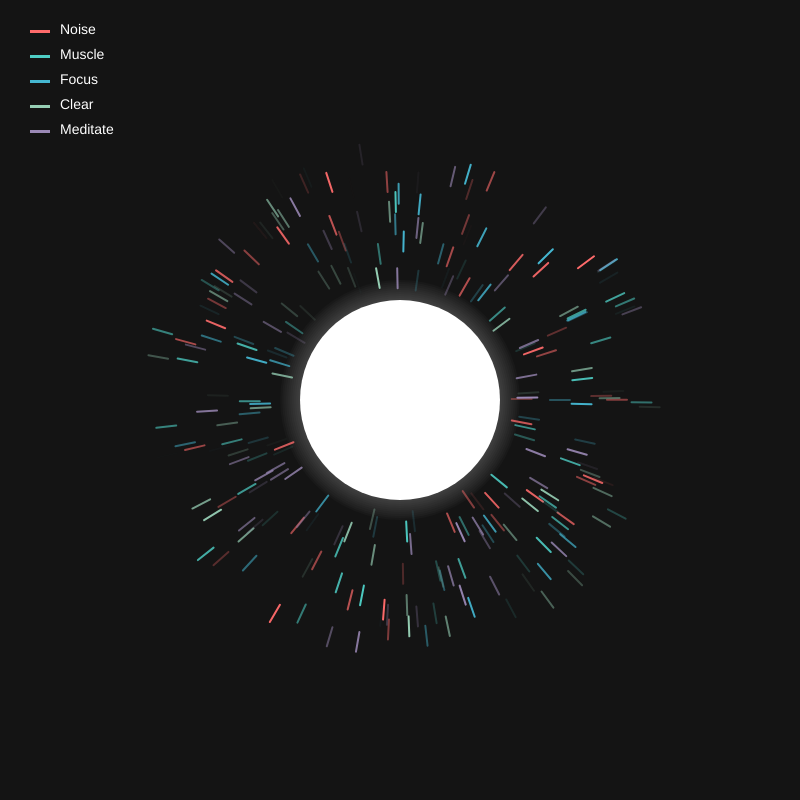
Frame 1 (no input)
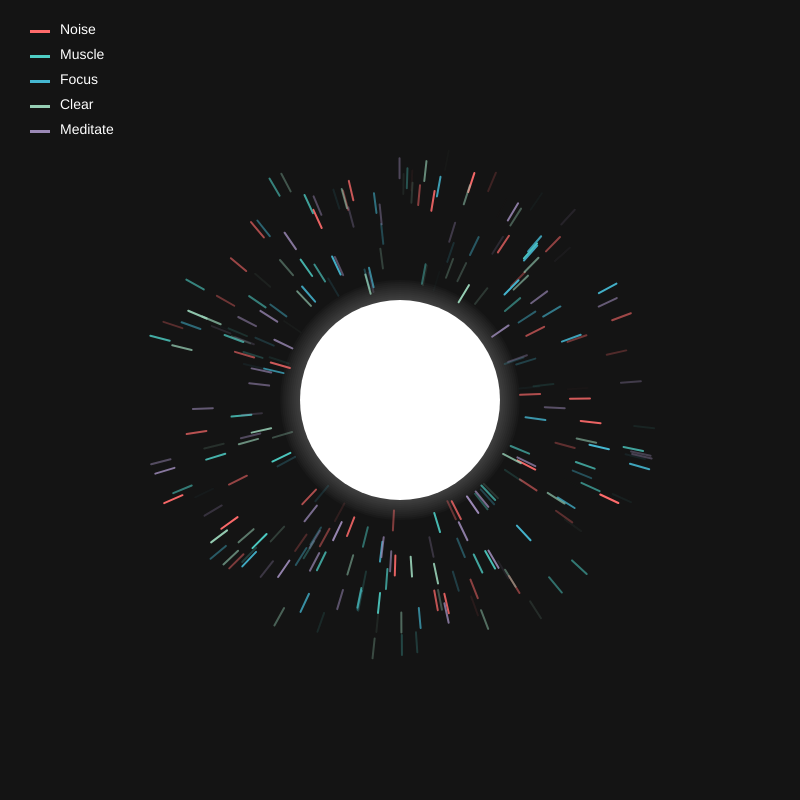
Frame 60 (no input)
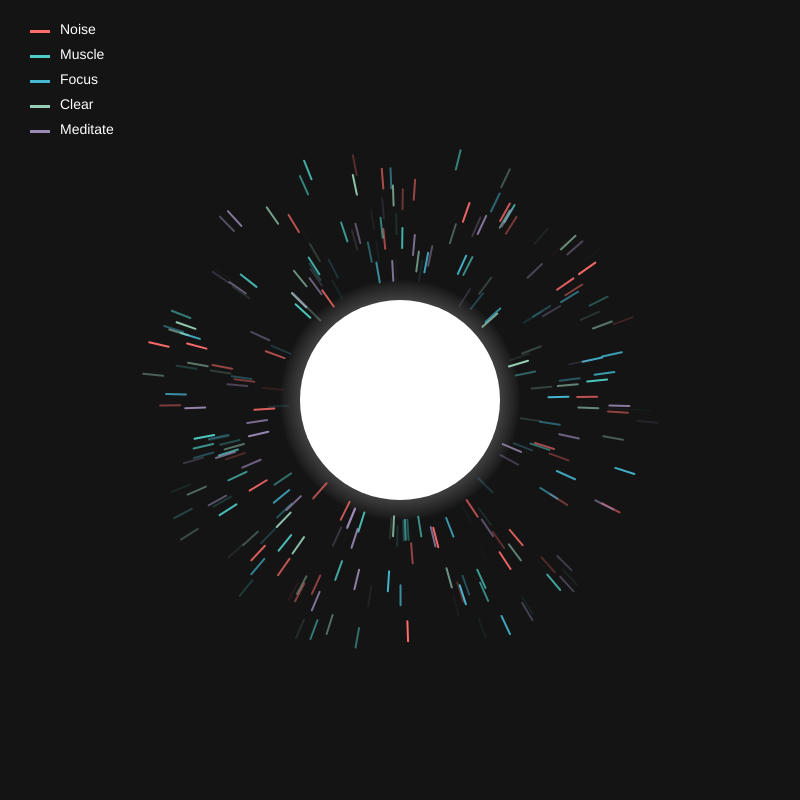
Frame 120 (the mouse pressed at the canvas centre since frame 60)

The p5.js sketch that drew these frames (run headless with seeded random() and noise() and a simulated clock; from frame 60 on, the mouse is pressed at the canvas centre):

// p5.js sketch
// ── sketch.js
let states = ['Noise', 'Muscle', 'Focus', 'Clear', 'Meditate'];
let stateColors = {
  'Noise': '#FF6B6B',    // Coral red
  'Muscle': '#4ECDC4',   // Turquoise
  'Focus': '#45B7D1',    // Sky blue
  'Clear': '#96CEB4',    // Sage green
  'Meditate': '#9B89B6'  // Lavender
};

let orbRadius = 100;
let lineLength = 150;
let numParticles = 50;
let particles = [];

function setup() {
  createCanvas(800, 800);
  
  // Initialize particles for each state
  states.forEach((state, index) => {
    for (let i = 0; i < numParticles; i++) {
      particles.push({
        state: state,
        angle: random(TWO_PI),
        speed: random(0.01, 0.02),
        radius: random(orbRadius + 20, orbRadius + lineLength),
        alpha: random(100, 255)
      });
    }
  });
}

function draw() {
  background(20);
  
  // Draw central orb
  push();
  translate(width/2, height/2);
  
  // Draw glowing effect for orb
  for (let i = 10; i > 0; i--) {
    fill(255, 255, 255, 5);
    noStroke();
    circle(0, 0, orbRadius * 2 + i * 4);
  }
  
  // Draw solid orb
  fill(255);
  noStroke();
  circle(0, 0, orbRadius * 2);
  
  // Draw particles
  particles.forEach(particle => {
    let x = cos(particle.angle) * particle.radius;
    let y = sin(particle.angle) * particle.radius;
    
    // Draw line segment
    stroke(color(stateColors[particle.state] + hex(particle.alpha, 2)));
    strokeWeight(2);
    let lineStart = particle.radius - 10;
    let lineEnd = particle.radius + 10;
    line(
      cos(particle.angle) * lineStart,
      sin(particle.angle) * lineStart,
      cos(particle.angle) * lineEnd,
      sin(particle.angle) * lineEnd
    );
    
    // Update particle position
    particle.angle += particle.speed;
  });
  
  // Draw legend
  drawLegend();
  pop();
}

function drawLegend() {
  let legendX = -width/2 + 30;
  let legendY = -height/2 + 30;
  let spacing = 25;
  
  states.forEach((state, index) => {
    fill(stateColors[state]);
    noStroke();
    rect(legendX, legendY + index * spacing, 20, 3);
    
    fill(255);
    noStroke();
    textAlign(LEFT, CENTER);
    textSize(14);
    text(state, legendX + 30, legendY + index * spacing);
  });
}

// Simulate changing states (in real implementation, this would be driven by EEG data)
function getRandomState() {
  return states[floor(random(states.length))];
}

// Function to update visualization based on real EEG data
function updateStates(newStates) {
  // This function would be called with real EEG data
  // For now, we're just using the animation defined in draw()
}
